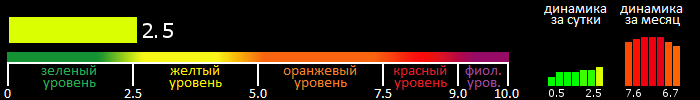
#> input picture img/informer_RAL5_20131128.png, 700 x 100 px
$ python cropsave.py
#> lines starting #> are read from the running program, lines starting #| are printed output that depends on the picture
from PIL import Image


tsv = Image.open('img/informer_RAL5_20131128.png')
#> tsv is the input picture: PIL image 700x100 RGB; mean R, G, B 45.6, 37, 13.1
sv = tsv.crop((139, 18, 177, 42))
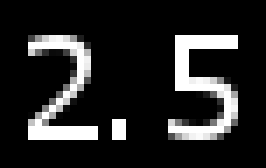
#> sv: PIL image 38x24 RGB (shown 7 times larger); min 0, max 255, mean 37.3
sv.save('img/25.jpg')
